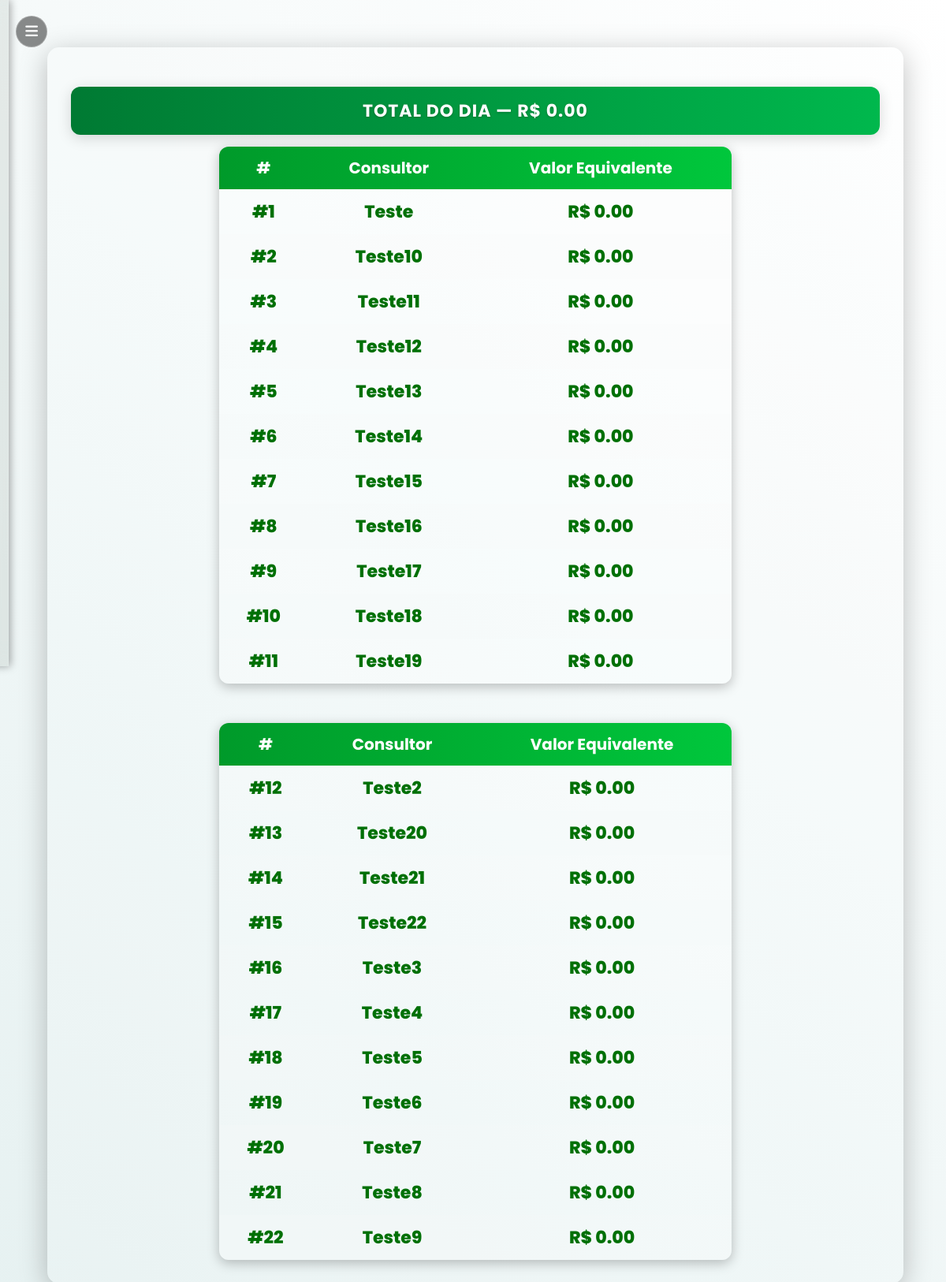
The page /indice_dia (signed in) on the database its author committed.
### tables this page shows
CREATE TABLE users (
            id INTEGER PRIMARY KEY AUTOINCREMENT,
            nome TEXT UNIQUE NOT NULL,
            senha TEXT NOT NULL,
            role TEXT DEFAULT 'user'
        );

### app.py (the view, shortened to what this page needs)
@app.route("/indice_dia")
def indice_dia():
    if "user" not in session:
        return redirect(url_for("login"))
    conn = get_conn()
    cur = conn.cursor()
    cur.execute("""
        CREATE TABLE IF NOT EXISTS metas_individuais (
            id INTEGER PRIMARY KEY AUTOINCREMENT,
            consultor TEXT UNIQUE,
            meta REAL
        )
    """ if isinstance(conn, sqlite3.Connection) else """
        CREATE TABLE IF NOT EXISTS metas_individuais (
            id SERIAL PRIMARY KEY,
            consultor TEXT UNIQUE,
            meta NUMERIC(12,2)
        )
    """)
    cur.execute("SELECT consultor, meta FROM metas_individuais;")
    metas_dict = {row[0]: row[1] for row in cur.fetchall()}
    cur.execute("SELECT nome FROM users WHERE role != 'admin' ORDER BY nome;")
    todos_usuarios = [r[0] for r in cur.fetchall()]
    tz = pytz.timezone("America/Sao_Paulo")
    hoje = datetime.now(tz).strftime("%Y-%m-%d")
    if isinstance(conn, sqlite3.Connection):
        cur.execute("""
            SELECT consultor,
                   COALESCE(SUM(valor_equivalente), 0) AS total_eq,
                   COALESCE(SUM(valor_original), 0) AS total_or
            FROM propostas
            WHERE DATE(data, 'localtime') = ?
            GROUP BY consultor;
        """, (hoje,))
    resultados = {r[0]: (r[1], r[2]) for r in cur.fetchall()}
    cur.execute("""
        SELECT consultor,
               COALESCE(SUM(valor_equivalente), 0) AS eq_total
        FROM propostas
        GROUP BY consultor;
    """)
    totais = {r[0]: r[1] for r in cur.fetchall()}
    conn.close()
    ranking = []
    for nome in todos_usuarios:
        eq_dia, or_dia = resultados.get(nome, (0, 0))
        meta = metas_dict.get(nome, 0)
        eq_total = totais.get(nome, 0)
        falta = max(meta - eq_total, 0)
        ranking.append([nome, eq_dia, or_dia, meta, falta])
    ranking.sort(key=lambda x: x[1], reverse=True)
    total_eq = sum(r[1] for r in ranking)
    total_or = sum(r[2] for r in ranking)
    return render_template(
        "indice_dia.html",
        ranking=ranking,
        total_eq=total_eq,
        total_or=total_or,
        data_atual=hoje
    )

### app.py (called while the page is built)
def get_conn():
    if DATABASE_URL and psycopg2:
        return psycopg2.connect(DATABASE_URL, sslmode="require")
    else:
        return sqlite3.connect(LOCAL_DB, check_same_thread=False)

### templates/indice_dia.html (shortened to what this page needs)
{% extends "base.html" %}
{% block content %}
<div class="painel-tv">
    <table class="tabela-total">
        <tr>
            <th>TOTAL DO DIA — R$ {{ "{:,.2f}".format(total_eq or 0) }}</th>
        </tr>
    </table>
    <div class="tabelas-container">
        <table class="tabela-tv">
            <thead>
                <tr>
                    <th>#</th>
                    <th>Consultor</th>
                    <th>Valor Equivalente</th>
                </tr>
            </thead>
            <tbody>
                {% for i in range(0, (ranking|length // 2) + (ranking|length % 2)) %}
                {% set r = ranking[i] %}
                <tr>
                    <td>#{{ i + 1 }}</td>
                    <td>{{ r[0] }}</td>
                    <td class="valor">R$ {{ "{:,.2f}".format(r[1] or 0) }}</td>
                </tr>
                {% endfor %}
            </tbody>
        </table>
        <table class="tabela-tv">
            <thead>
                <tr>
                    <th>#</th>
                    <th>Consultor</th>
                    <th>Valor Equivalente</th>
                </tr>
            </thead>
            <tbody>
                {% for i in range((ranking|length // 2) + (ranking|length % 2), ranking|length) %}
                {% set r = ranking[i] %}
                <tr>
                    <td>#{{ i + 1 }}</td>
                    <td>{{ r[0] }}</td>
                    <td class="valor">R$ {{ "{:,.2f}".format(r[1] or 0) }}</td>
                </tr>
                {% endfor %}
            </tbody>
        </table>
    </div>
</div>
{% endblock %}

### static/style.css (style rules this page uses)
:root { --gradiente-inicio: #e6f1f1; --gradiente-fim: #ffffff; --cor-texto: #007006; --bg-container: rgba(255, 255, 255, 0.12); --bg-input: rgba(255, 255, 255, 0.15); }
body.pagina { background: linear-gradient(40deg, var(--gradiente-inicio), var(--gradiente-fim)); font-family: 'Poppins', sans-serif; color: var(--cor-texto); min-height: 100vh; margin: 0; transition: 0.4s ease; font-family: 'Poppins', sans-serif !important; overflow-y: auto; font-family: 'Poppins', sans-serif !important; }
@media screen and (min-height: 600px) { .tabela-tv { font-size: 15px; } }

### templates/indice_dia.html (style rules this page uses)
.painel-tv { width: 95%; margin: auto; background: rgba(255, 255, 255, 0.08); border-radius: 15px; box-shadow: 0 8px 35px rgba(0, 0, 0, 0.25); padding: 30px; }
.tabelas-container { display: flex; justify-content: center; align-items: flex-start; gap: 50px; flex-wrap: wrap; margin-top: 15px; }
.tabela-tv { flex: 1; min-width: 500px; max-width: 650px; }
table.tabela-tv { border-collapse: collapse; width: 100%; background: rgba(255, 255, 255, 0.12); border-radius: 12px; overflow: hidden; box-shadow: 0 4px 15px rgba(0, 0, 0, 0.25); }
.tabela-tv thead { background: linear-gradient(90deg, #009a2a, #00c73c); color: white; font-weight: bold; font-size: 18px; }
.tabela-tv th { padding: 12px 14px; text-align: center; font-size: 20px; font-weight: 700; }
.tabela-tv td { padding: 12px 14px; text-align: center; color: var(--cor-texto); font-size: 22px; font-weight: 800; }
.tabela-tv tbody tr:nth-child(even) { background: rgba(255, 255, 255, 0.08); }
.tabela-tv tbody tr:nth-child(odd) { background: rgba(255, 255, 255, 0.15); }
.tabela-tv td.valor { color: var(--cor-texto); font-weight: 800; }
.tabela-total { width: 100%; border-collapse: collapse; margin-top: 20px; text-align: center; border-radius: 12px; overflow: hidden; box-shadow: 0 4px 18px rgba(0, 0, 0, 0.15); }
.tabela-total th { background: linear-gradient(90deg, #007a33, #00b84d); color: white; font-size: 22px; font-weight: 700; padding: 14px 0; letter-spacing: 1px; text-shadow: 0 1px 3px rgba(0, 0, 0, 0.25); text-transform: uppercase; }

### rows shown on the page
users: nome "Teste"
users: nome "Teste10"
users: nome "Teste11"
users: nome "Teste12"
users: nome "Teste13"
users: nome "Teste14"
users: nome "Teste15"
users: nome "Teste16"
users: nome "Teste17"
users: nome "Teste18"
users: nome "Teste19"
users: nome "Teste2"
users: nome "Teste20"
users: nome "Teste21"
users: nome "Teste22"
users: nome "Teste3"
users: nome "Teste4"
users: nome "Teste5"
users: nome "Teste6"
users: nome "Teste7"
users: nome "Teste8"
users: nome "Teste9"

### other values the page prints
{{ "{:,.2f}".format(total_eq or 0) }} "0.00"
{{ i + 1 }} "1" "2" "3" "4" "5" "6" "7" "8" "9" "10" "11"
{{ "{:,.2f}".format(r[1] or 0) }} "0.00" "0.00" "0.00" "0.00" "0.00" "0.00" "0.00" "0.00" "0.00" "0.00" "0.00"
{{ i + 1 }} "12" "13" "14" "15" "16" "17" "18" "19" "20" "21" "22"
